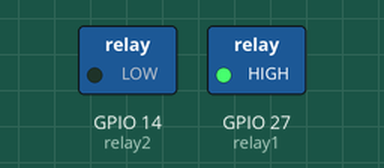
A program run on a simulated ESP32 board running MicroPython. Shown: switched loads named in the program (green lamp = pin HIGH). What the program prints to the serial console is not drawn.

Above: at 0.5 s.
At 2.5 s:
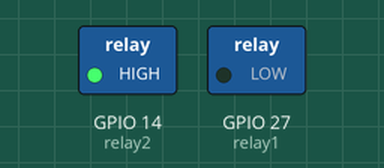
At 3.5 s:
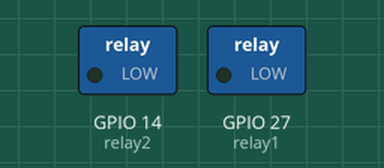
Timing chart, 0 to 5.2 s (numbered marks = the images above):
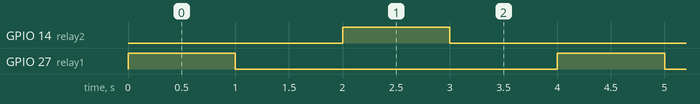

The program:

relais.py
```python
from machine import Pin
from time import sleep_ms
import sys

relay1 = Pin(27,Pin.OUT)
relay2 = Pin(14,Pin.OUT)

print('Programme test des sorties relais')

while(True):
    try:
        relay1.on()
        sleep_ms(1000)
        relay1.off()
        sleep_ms(1000)
        relay2.on()
        sleep_ms(1000)
        relay2.off()
        sleep_ms(1000)
    except KeyboardInterrupt:
        print('Ctrl-C pressed...exiting')
        sys.exit()
```

Measured:
- by itself, GPIO 14 (relay2), GPIO 27 (relay1): alternates HIGH for 1.0 s and LOW for 3.0 s
- by itself, everything shown: repeats every 4.0 s, in 4 steps
